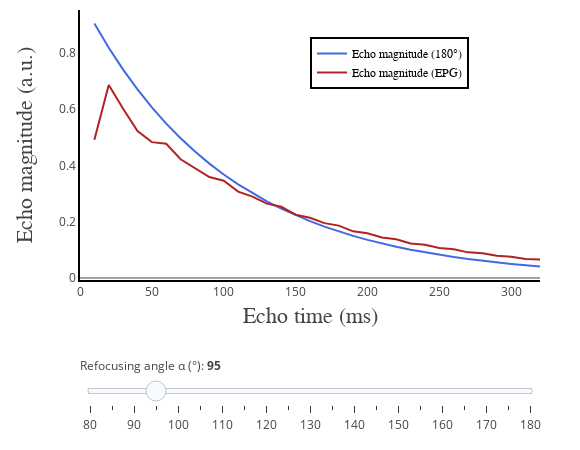

Notebook source saved alongside this figure:
### Code cell
# Python code to generate interactive figure

init_notebook_mode(connected=True)

data1 = [dict(
        visible = False,
        line=dict(color='royalblue'),
        x = t,
        y = np.squeeze(np.asarray(echoes_mono_alpha[ii,:])),
        name = 'Echo magnitude (180°)',
        text = 'Echo magnitude (180°)',
        hoverinfo = 'x+y+text') for ii in range(len(alpha))]

data1[3]['visible'] = True

data2 = [dict(
        visible = False,
        line=dict(color='firebrick'),
        x = t,
        y = np.squeeze(np.asarray(echoes_epg_alpha[ii,:])),
        name = 'Echo magnitude (EPG)',
        text = 'Echo magnitude (EPG)',
        hoverinfo = 'x+y+text') for ii in range(len(alpha))]

data2[3]['visible'] = True

data = data1 + data2

steps = []
for i in range(len(alpha)):
    step = dict(
        method = 'restyle',  
        args = ['visible', [False] * len(data1)],
        label = str(alpha[i])
        )
    step['args'][1][i] = True # Toggle i'th trace to "visible"
    steps.append(step)

sliders=[
    dict(
        x = 0,
        y = -0.09,
        active = 3,
        currentvalue = {"prefix": "Refocusing angle α (°): <b>"},
        pad = {"t": 50, "b": 10},
        steps = steps)]

layout = go.Layout(
    width=580,
    height=450,
    margin=go.layout.Margin(
        l=80,
        r=40,
        b=60,
        t=10,
    ),
    annotations=[
        dict(
            x=0.50,
            y=-0.18,
            showarrow=False,
            text='Echo time (ms)',
            font=dict(
                family='Times New Roman',
                size=22
            ),
            xref='paper',
            yref='paper'
        ),
        dict(
            x=-0.15,
            y=0.5,
            showarrow=False,
            text='Echo magnitude (a.u.)',
            font=dict(
                family='Times New Roman',
                size=22
            ),
            textangle=-90,
            xref='paper',
            yref='paper'
        )
    ],
    xaxis=dict(
        autorange=False,
        range=[0, t[-1]],
        showgrid=False,
        linecolor='black',
        linewidth=2
    ),
    yaxis=dict(
        autorange=True,
        showgrid=False,
        linecolor='black',
        linewidth=2
    ),
    legend=dict(
        x=0.5,
        y=0.9,
        traceorder='normal',
        font=dict(
            family='Times New Roman',
            size=12,
            color='#000'
        ),
        bordercolor='#000000',
        borderwidth=2
    ), 
    sliders=sliders
)

fig = dict(data=data, layout=layout)

iplot(fig, filename = 'basic-line', config = config)

### Figure 1 — Plotly figure (JSON) as saved in the notebook; plotly's stock layout.template omitted (floating-point values rounded to 4 significant figures)
{"data": [{"hoverinfo": "x+y+text", "line": {"color": "royalblue"}, "name": "Echo magnitude (180°)", "text": "Echo magnitude (180°)", "type": "scatter", "uid": "645f8d76-a9fb-4d91-9693-fa99d461ef6d", "visible": false, "x": [10, 20, 30, 40, 50, 60, 70, 80, 90, 100, 110, 120, 130, 140, 150, 160, 170, 180, 190, 200, 210, 220, 230, 240, 250, 260, 270, 280, 290, 300, 310, 320], "y": [0.9048, 0.8187, 0.7408, 0.6703, 0.6065, 0.5488, 0.4966, 0.4493, 0.4066, 0.3679, 0.3329, 0.3012, 0.2725, 0.2466, 0.2231, 0.2019, 0.1827, 0.1653, 0.1496, 0.1353, 0.1225, 0.1108, 0.1003, 0.09072, 0.08208, 0.07427, 0.06721, 0.06081, 0.05502, 0.04979, 0.04505, 0.04076]}, {"hoverinfo": "x+y+text", "line": {"color": "royalblue"}, "name": "Echo magnitude (180°)", "text": "Echo magnitude (180°)", "type": "scatter", "uid": "53ca2de4-4d57-4a32-aac8-1c3a2f4fc5fe", "visible": false, "x": [10, 20, 30, 40, 50, 60, 70, 80, 90, 100, 110, 120, 130, 140, 150, 160, 170, 180, 190, 200, 210, 220, 230, 240, 250, 260, 270, 280, 290, 300, 310, 320], "y": [0.9048, 0.8187, 0.7408, 0.6703, 0.6065, 0.5488, 0.4966, 0.4493, 0.4066, 0.3679, 0.3329, 0.3012, 0.2725, 0.2466, 0.2231, 0.2019, 0.1827, 0.1653, 0.1496, 0.1353, 0.1225, 0.1108, 0.1003, 0.09072, 0.08208, 0.07427, 0.06721, 0.06081, 0.05502, 0.04979, 0.04505, 0.04076]}, {"hoverinfo": "x+y+text", "line": {"color": "royalblue"}, "name": "Echo magnitude (180°)", "text": "Echo magnitude (180°)", "type": "scatter", "uid": "5481d592-023a-4d03-bfec-34c055023dee", "visible": false, "x": [10, 20, 30, 40, 50, 60, 70, 80, 90, 100, 110, 120, 130, 140, 150, 160, 170, 180, 190, 200, 210, 220, 230, 240, 250, 260, 270, 280, 290, 300, 310, 320], "y": [0.9048, 0.8187, 0.7408, 0.6703, 0.6065, 0.5488, 0.4966, 0.4493, 0.4066, 0.3679, 0.3329, 0.3012, 0.2725, 0.2466, 0.2231, 0.2019, 0.1827, 0.1653, 0.1496, 0.1353, 0.1225, 0.1108, 0.1003, 0.09072, 0.08208, 0.07427, 0.06721, 0.06081, 0.05502, 0.04979, 0.04505, 0.04076]}, {"hoverinfo": "x+y+text", "line": {"color": "royalblue"}, "name": "Echo magnitude (180°)", "text": "Echo magnitude (180°)", "type": "scatter", "uid": "abce4d1b-5bda-42a3-a672-8c611d2b4853", "visible": true, "x": [10, 20, 30, 40, 50, 60, 70, 80, 90, 100, 110, 120, 130, 140, 150, 160, 170, 180, 190, 200, 210, 220, 230, 240, 250, 260, 270, 280, 290, 300, 310, 320], "y": [0.9048, 0.8187, 0.7408, 0.6703, 0.6065, 0.5488, 0.4966, 0.4493, 0.4066, 0.3679, 0.3329, 0.3012, 0.2725, 0.2466, 0.2231, 0.2019, 0.1827, 0.1653, 0.1496, 0.1353, 0.1225, 0.1108, 0.1003, 0.09072, 0.08208, 0.07427, 0.06721, 0.06081, 0.05502, 0.04979, 0.04505, 0.04076]}, {"hoverinfo": "x+y+text", "line": {"color": "royalblue"}, "name": "Echo magnitude (180°)", "text": "Echo magnitude (180°)", "type": "scatter", "uid": "99ba4ba2-e2fe-4ec5-850f-db599ab15c88", "visible": false, "x": [10, 20, 30, 40, 50, 60, 70, 80, 90, 100, 110, 120, 130, 140, 150, 160, 170, 180, 190, 200, 210, 220, 230, 240, 250, 260, 270, 280, 290, 300, 310, 320], "y": [0.9048, 0.8187, 0.7408, 0.6703, 0.6065, 0.5488, 0.4966, 0.4493, 0.4066, 0.3679, 0.3329, 0.3012, 0.2725, 0.2466, 0.2231, 0.2019, 0.1827, 0.1653, 0.1496, 0.1353, 0.1225, 0.1108, 0.1003, 0.09072, 0.08208, 0.07427, 0.06721, 0.06081, 0.05502, 0.04979, 0.04505, 0.04076]}, {"hoverinfo": "x+y+text", "line": {"color": "royalblue"}, "name": "Echo magnitude (180°)", "text": "Echo magnitude (180°)", "type": "scatter", "uid": "8e4cc0cc-4989-465c-afae-dfb6657062bb", "visible": false, "x": [10, 20, 30, 40, 50, 60, 70, 80, 90, 100, 110, 120, 130, 140, 150, 160, 170, 180, 190, 200, 210, 220, 230, 240, 250, 260, 270, 280, 290, 300, 310, 320], "y": [0.9048, 0.8187, 0.7408, 0.6703, 0.6065, 0.5488, 0.4966, 0.4493, 0.4066, 0.3679, 0.3329, 0.3012, 0.2725, 0.2466, 0.2231, 0.2019, 0.1827, 0.1653, 0.1496, 0.1353, 0.1225, 0.1108, 0.1003, 0.09072, 0.08208, 0.07427, 0.06721, 0.06081, 0.05502, 0.04979, 0.04505, 0.04076]}, {"hoverinfo": "x+y+text", "line": {"color": "royalblue"}, "name": "Echo magnitude (180°)", "text": "Echo magnitude (180°)", "type": "scatter", "uid": "f8ebd624-b45f-4d5a-97e8-ab0098a373d7", "visible": false, "x": [10, 20, 30, 40, 50, 60, 70, 80, 90, 100, 110, 120, 130, 140, 150, 160, 170, 180, 190, 200, 210, 220, 230, 240, 250, 260, 270, 280, 290, 300, 310, 320], "y": [0.9048, 0.8187, 0.7408, 0.6703, 0.6065, 0.5488, 0.4966, 0.4493, 0.4066, 0.3679, 0.3329, 0.3012, 0.2725, 0.2466, 0.2231, 0.2019, 0.1827, 0.1653, 0.1496, 0.1353, 0.1225, 0.1108, 0.1003, 0.09072, 0.08208, 0.07427, 0.06721, 0.06081, 0.05502, 0.04979, 0.04505, 0.04076]}, {"hoverinfo": "x+y+text", "line": {"color": "royalblue"}, "name": "Echo magnitude (180°)", "text": "Echo magnitude (180°)", "type": "scatter", "uid": "ae096068-a0ea-4a14-99cf-9ecb5d63ffca", "visible": false, "x": [10, 20, 30, 40, 50, 60, 70, 80, 90, 100, 110, 120, 130, 140, 150, 160, 170, 180, 190, 200, 210, 220, 230, 240, 250, 260, 270, 280, 290, 300, 310, 320], "y": [0.9048, 0.8187, 0.7408, 0.6703, 0.6065, 0.5488, 0.4966, 0.4493, 0.4066, 0.3679, 0.3329, 0.3012, 0.2725, 0.2466, 0.2231, 0.2019, 0.1827, 0.1653, 0.1496, 0.1353, 0.1225, 0.1108, 0.1003, 0.09072, 0.08208, 0.07427, 0.06721, 0.06081, 0.05502, 0.04979, 0.04505, 0.04076]}, {"hoverinfo": "x+y+text", "line": {"color": "royalblue"}, "name": "Echo magnitude (180°)", "text": "Echo magnitude (180°)", "type": "scatter", "uid": "06628212-bc60-4460-b019-fc3558a180f3", "visible": false, "x": [10, 20, 30, 40, 50, 60, 70, 80, 90, 100, 110, 120, 130, 140, 150, 160, 170, 180, 190, 200, 210, 220, 230, 240, 250, 260, 270, 280, 290, 300, 310, 320], "y": [0.9048, 0.8187, 0.7408, 0.6703, 0.6065, 0.5488, 0.4966, 0.4493, 0.4066, 0.3679, 0.3329, 0.3012, 0.2725, 0.2466, 0.2231, 0.2019, 0.1827, 0.1653, 0.1496, 0.1353, 0.1225, 0.1108, 0.1003, 0.09072, 0.08208, 0.07427, 0.06721, 0.06081, 0.05502, 0.04979, 0.04505, 0.04076]}, {"hoverinfo": "x+y+text", "line": {"color": "royalblue"}, "name": "Echo magnitude (180°)", "text": "Echo magnitude (180°)", "type": "scatter", "uid": "364835fe-bf32-4354-8c4f-4e23d6803fd6", "visible": false, "x": [10, 20, 30, 40, 50, 60, 70, 80, 90, 100, 110, 120, 130, 140, 150, 160, 170, 180, 190, 200, 210, 220, 230, 240, 250, 260, 270, 280, 290, 300, 310, 320], "y": [0.9048, 0.8187, 0.7408, 0.6703, 0.6065, 0.5488, 0.4966, 0.4493, 0.4066, 0.3679, 0.3329, 0.3012, 0.2725, 0.2466, 0.2231, 0.2019, 0.1827, 0.1653, 0.1496, 0.1353, 0.1225, 0.1108, 0.1003, 0.09072, 0.08208, 0.07427, 0.06721, 0.06081, 0.05502, 0.04979, 0.04505, 0.04076]}, {"hoverinfo": "x+y+text", "line": {"color": "royalblue"}, "name": "Echo magnitude (180°)", "text": "Echo magnitude (180°)", "type": "scatter", "uid": "bcba7374-e321-44cb-836d-75e0bc2304bd", "visible": false, "x": [10, 20, 30, 40, 50, 60, 70, 80, 90, 100, 110, 120, 130, 140, 150, 160, 170, 180, 190, 200, 210, 220, 230, 240, 250, 260, 270, 280, 290, 300, 310, 320], "y": [0.9048, 0.8187, 0.7408, 0.6703, 0.6065, 0.5488, 0.4966, 0.4493, 0.4066, 0.3679, 0.3329, 0.3012, 0.2725, 0.2466, 0.2231, 0.2019, 0.1827, 0.1653, 0.1496, 0.1353, 0.1225, 0.1108, 0.1003, 0.09072, 0.08208, 0.07427, 0.06721, 0.06081, 0.05502, 0.04979, 0.04505, 0.04076]}, {"hoverinfo": "x+y+text", "line": {"color": "royalblue"}, "name": "Echo magnitude (180°)", "text": "Echo magnitude (180°)", "type": "scatter", "uid": "f4313267-f1a9-4122-bd26-24b3cd95975a", "visible": false, "x": [10, 20, 30, 40, 50, 60, 70, 80, 90, 100, 110, 120, 130, 140, 150, 160, 170, 180, 190, 200, 210, 220, 230, 240, 250, 260, 270, 280, 290, 300, 310, 320], "y": [0.9048, 0.8187, 0.7408, 0.6703, 0.6065, 0.5488, 0.4966, 0.4493, 0.4066, 0.3679, 0.3329, 0.3012, 0.2725, 0.2466, 0.2231, 0.2019, 0.1827, 0.1653, 0.1496, 0.1353, 0.1225, 0.1108, 0.1003, 0.09072, 0.08208, 0.07427, 0.06721, 0.06081, 0.05502, 0.04979, 0.04505, 0.04076]}, {"hoverinfo": "x+y+text", "line": {"color": "royalblue"}, "name": "Echo magnitude (180°)", "text": "Echo magnitude (180°)", "type": "scatter", "uid": "bf5039de-7ae7-4bc8-9a26-a308de2af3c9", "visible": false, "x": [10, 20, 30, 40, 50, 60, 70, 80, 90, 100, 110, 120, 130, 140, 150, 160, 170, 180, 190, 200, 210, 220, 230, 240, 250, 260, 270, 280, 290, 300, 310, 320], "y": [0.9048, 0.8187, 0.7408, 0.6703, 0.6065, 0.5488, 0.4966, 0.4493, 0.4066, 0.3679, 0.3329, 0.3012, 0.2725, 0.2466, 0.2231, 0.2019, 0.1827, 0.1653, 0.1496, 0.1353, 0.1225, 0.1108, 0.1003, 0.09072, 0.08208, 0.07427, 0.06721, 0.06081, 0.05502, 0.04979, 0.04505, 0.04076]}, {"hoverinfo": "x+y+text", "line": {"color": "royalblue"}, "name": "Echo magnitude (180°)", "text": "Echo magnitude (180°)", "type": "scatter", "uid": "1bae678c-617c-44ba-a5cf-e1b04aeed871", "visible": false, "x": [10, 20, 30, 40, 50, 60, 70, 80, 90, 100, 110, 120, 130, 140, 150, 160, 170, 180, 190, 200, 210, 220, 230, 240, 250, 260, 270, 280, 290, 300, 310, 320], "y": [0.9048, 0.8187, 0.7408, 0.6703, 0.6065, 0.5488, 0.4966, 0.4493, 0.4066, 0.3679, 0.3329, 0.3012, 0.2725, 0.2466, 0.2231, 0.2019, 0.1827, 0.1653, 0.1496, 0.1353, 0.1225, 0.1108, 0.1003, 0.09072, 0.08208, 0.07427, 0.06721, 0.06081, 0.05502, 0.04979, 0.04505, 0.04076]}, {"hoverinfo": "x+y+text", "line": {"color": "royalblue"}, "name": "Echo magnitude (180°)", "text": "Echo magnitude (180°)", "type": "scatter", "uid": "7e2f05a6-b549-43b7-8c85-a4a472abb3a2", "visible": false, "x": [10, 20, 30, 40, 50, 60, 70, 80, 90, 100, 110, 120, 130, 140, 150, 160, 170, 180, 190, 200, 210, 220, 230, 240, 250, 260, 270, 280, 290, 300, 310, 320], "y": [0.9048, 0.8187, 0.7408, 0.6703, 0.6065, 0.5488, 0.4966, 0.4493, 0.4066, 0.3679, 0.3329, 0.3012, 0.2725, 0.2466, 0.2231, 0.2019, 0.1827, 0.1653, 0.1496, 0.1353, 0.1225, 0.1108, 0.1003, 0.09072, 0.08208, 0.07427, 0.06721, 0.06081, 0.05502, 0.04979, 0.04505, 0.04076]}, {"hoverinfo": "x+y+text", "line": {"color": "royalblue"}, "name": "Echo magnitude (180°)", "text": "Echo magnitude (180°)", "type": "scatter", "uid": "5f15aebe-6ffa-4563-ad5c-8794638b0102", "visible": false, "x": [10, 20, 30, 40, 50, 60, 70, 80, 90, 100, 110, 120, 130, 140, 150, 160, 170, 180, 190, 200, 210, 220, 230, 240, 250, 260, 270, 280, 290, 300, 310, 320], "y": [0.9048, 0.8187, 0.7408, 0.6703, 0.6065, 0.5488, 0.4966, 0.4493, 0.4066, 0.3679, 0.3329, 0.3012, 0.2725, 0.2466, 0.2231, 0.2019, 0.1827, 0.1653, 0.1496, 0.1353, 0.1225, 0.1108, 0.1003, 0.09072, 0.08208, 0.07427, 0.06721, 0.06081, 0.05502, 0.04979, 0.04505, 0.04076]}, {"hoverinfo": "x+y+text", "line": {"color": "royalblue"}, "name": "Echo magnitude (180°)", "text": "Echo magnitude (180°)", "type": "scatter", "uid": "1d9b801e-6659-48df-9624-b456249fbd3b", "visible": false, "x": [10, 20, 30, 40, 50, 60, 70, 80, 90, 100, 110, 120, 130, 140, 150, 160, 170, 180, 190, 200, 210, 220, 230, 240, 250, 260, 270, 280, 290, 300, 310, 320], "y": [0.9048, 0.8187, 0.7408, 0.6703, 0.6065, 0.5488, 0.4966, 0.4493, 0.4066, 0.3679, 0.3329, 0.3012, 0.2725, 0.2466, 0.2231, 0.2019, 0.1827, 0.1653, 0.1496, 0.1353, 0.1225, 0.1108, 0.1003, 0.09072, 0.08208, 0.07427, 0.06721, 0.06081, 0.05502, 0.04979, 0.04505, 0.04076]}, {"hoverinfo": "x+y+text", "line": {"color": "royalblue"}, "name": "Echo magnitude (180°)", "text": "Echo magnitude (180°)", "type": "scatter", "uid": "4fe077c4-53e3-41c6-a3cc-0580f87d1cb4", "visible": false, "x": [10, 20, 30, 40, 50, 60, 70, 80, 90, 100, 110, 120, 130, 140, 150, 160, 170, 180, 190, 200, 210, 220, 230, 240, 250, 260, 270, 280, 290, 300, 310, 320], "y": [0.9048, 0.8187, 0.7408, 0.6703, 0.6065, 0.5488, 0.4966, 0.4493, 0.4066, 0.3679, 0.3329, 0.3012, 0.2725, 0.2466, 0.2231, 0.2019, 0.1827, 0.1653, 0.1496, 0.1353, 0.1225, 0.1108, 0.1003, 0.09072, 0.08208, 0.07427, 0.06721, 0.06081, 0.05502, 0.04979, 0.04505, 0.04076]}, {"hoverinfo": "x+y+text", "line": {"color": "royalblue"}, "name": "Echo magnitude (180°)", "text": "Echo magnitude (180°)", "type": "scatter", "uid": "8a2426a8-d1e2-4013-afdb-02d5e6676849", "visible": false, "x": [10, 20, 30, 40, 50, 60, 70, 80, 90, 100, 110, 120, 130, 140, 150, 160, 170, 180, 190, 200, 210, 220, 230, 240, 250, 260, 270, 280, 290, 300, 310, 320], "y": [0.9048, 0.8187, 0.7408, 0.6703, 0.6065, 0.5488, 0.4966, 0.4493, 0.4066, 0.3679, 0.3329, 0.3012, 0.2725, 0.2466, 0.2231, 0.2019, 0.1827, 0.1653, 0.1496, 0.1353, 0.1225, 0.1108, 0.1003, 0.09072, 0.08208, 0.07427, 0.06721, 0.06081, 0.05502, 0.04979, 0.04505, 0.04076]}, {"hoverinfo": "x+y+text", "line": {"color": "royalblue"}, "name": "Echo magnitude (180°)", "text": "Echo magnitude (180°)", "type": "scatter", "uid": "189f9033-5fd6-4b96-ac60-4aee3f9c791d", "visible": false, "x": [10, 20, 30, 40, 50, 60, 70, 80, 90, 100, 110, 120, 130, 140, 150, 160, 170, 180, 190, 200, 210, 220, 230, 240, 250, 260, 270, 280, 290, 300, 310, 320], "y": [0.9048, 0.8187, 0.7408, 0.6703, 0.6065, 0.5488, 0.4966, 0.4493, 0.4066, 0.3679, 0.3329, 0.3012, 0.2725, 0.2466, 0.2231, 0.2019, 0.1827, 0.1653, 0.1496, 0.1353, 0.1225, 0.1108, 0.1003, 0.09072, 0.08208, 0.07427, 0.06721, 0.06081, 0.05502, 0.04979, 0.04505, 0.04076]}, {"hoverinfo": "x+y+text", "line": {"color": "royalblue"}, "name": "Echo magnitude (180°)", "text": "Echo magnitude (180°)", "type": "scatter", "uid": "1b06c7a6-54e0-4618-b665-3338a8b86dee", "visible": false, "x": [10, 20, 30, 40, 50, 60, 70, 80, 90, 100, 110, 120, 130, 140, 150, 160, 170, 180, 190, 200, 210, 220, 230, 240, 250, 260, 270, 280, 290, 300, 310, 320], "y": [0.9048, 0.8187, 0.7408, 0.6703, 0.6065, 0.5488, 0.4966, 0.4493, 0.4066, 0.3679, 0.3329, 0.3012, 0.2725, 0.2466, 0.2231, 0.2019, 0.1827, 0.1653, 0.1496, 0.1353, 0.1225, 0.1108, 0.1003, 0.09072, 0.08208, 0.07427, 0.06721, 0.06081, 0.05502, 0.04979, 0.04505, 0.04076]}, {"hoverinfo": "x+y+text", "line": {"color": "firebrick"}, "name": "Echo magnitude (EPG)", "text": "Echo magnitude (EPG)", "type": "scatter", "uid": "ff29bd58-8ddd-4385-809e-ec75b6d2c8b5", "visible": false, "x": [10, 20, 30, 40, 50, 60, 70, 80, 90, 100, 110, 120, 130, 140, 150, 160, 170, 180, 190, 200, 210, 220, 230, 240, 250, 260, 270, 280, 290, 300, 310, 320], "y": [0.3739, 0.5742, 0.5572, 0.4879, 0.4222, 0.4152, 0.3926, 0.3703, 0.3279, 0.3121, 0.2906, 0.2793, 0.2513, 0.2373, 0.2185, 0.211, 0.1923, 0.1817, 0.166, 0.1602, 0.1472, 0.1397, 0.1273, 0.1223, 0.1129, 0.1078, 0.09831, 0.09407, 0.0869, 0.08341, 0.07632, 0.07284]}, {"hoverinfo": "x+y+text", "line": {"color": "firebrick"}, "name": "Echo magnitude (EPG)", "text": "Echo magnitude (EPG)", "type": "scatter", "uid": "4d8987fb-0136-4e08-a6af-891a98d64c68", "visible": false, "x": [10, 20, 30, 40, 50, 60, 70, 80, 90, 100, 110, 120, 130, 140, 150, 160, 170, 180, 190, 200, 210, 220, 230, 240, 250, 260, 270, 280, 290, 300, 310, 320], "y": [0.413, 0.6151, 0.5759, 0.4986, 0.4406, 0.439, 0.4071, 0.377, 0.3359, 0.3253, 0.3004, 0.2833, 0.2536, 0.2433, 0.2241, 0.2132, 0.1917, 0.1832, 0.1684, 0.161, 0.1453, 0.1386, 0.1272, 0.1221, 0.1105, 0.1054, 0.09653, 0.0929, 0.08439, 0.08049, 0.07362, 0.07096]}, {"hoverinfo": "x+y+text", "line": {"color": "firebrick"}, "name": "Echo magnitude (EPG)", "text": "Echo magnitude (EPG)", "type": "scatter", "uid": "928e5c26-865f-4296-b7ca-9e7c6826dcd4", "visible": false, "x": [10, 20, 30, 40, 50, 60, 70, 80, 90, 100, 110, 120, 130, 140, 150, 160, 170, 180, 190, 200, 210, 220, 230, 240, 250, 260, 270, 280, 290, 300, 310, 320], "y": [0.4524, 0.6526, 0.5905, 0.5097, 0.4612, 0.4602, 0.4164, 0.383, 0.3466, 0.3375, 0.3054, 0.2854, 0.2582, 0.2498, 0.226, 0.2129, 0.1926, 0.1859, 0.1682, 0.1592, 0.1441, 0.139, 0.1258, 0.1195, 0.1081, 0.1044, 0.09443, 0.08997, 0.08141, 0.07863, 0.07115, 0.06797]}, {"hoverinfo": "x+y+text", "line": {"color": "firebrick"}, "name": "Echo magnitude (EPG)", "text": "Echo magnitude (EPG)", "type": "scatter", "uid": "37639044-0997-48c7-b390-c437692faaf9", "visible": true, "x": [10, 20, 30, 40, 50, 60, 70, 80, 90, 100, 110, 120, 130, 140, 150, 160, 170, 180, 190, 200, 210, 220, 230, 240, 250, 260, 270, 280, 290, 300, 310, 320], "y": [0.4918, 0.6864, 0.6018, 0.5221, 0.483, 0.4774, 0.4221, 0.3906, 0.3587, 0.346, 0.3069, 0.2892, 0.2644, 0.2531, 0.225, 0.214, 0.1949, 0.1861, 0.1658, 0.1587, 0.144, 0.1375, 0.1226, 0.118, 0.1067, 0.1019, 0.09104, 0.08793, 0.07923, 0.07582, 0.06781, 0.0657]}, {"hoverinfo": "x+y+text", "line": {"color": "firebrick"}, "name": "Echo magnitude (EPG)", "text": "Echo magnitude (EPG)", "type": "scatter", "uid": "82f85cf6-5447-4bd8-b347-5672707a224d", "visible": false, "x": [10, 20, 30, 40, 50, 60, 70, 80, 90, 100, 110, 120, 130, 140, 150, 160, 170, 180, 190, 200, 210, 220, 230, 240, 250, 260, 270, 280, 290, 300, 310, 320], "y": [0.531, 0.7164, 0.6106, 0.5362, 0.5045, 0.4897, 0.4262, 0.4008, 0.3698, 0.3499, 0.3084, 0.2953, 0.2685, 0.2528, 0.225, 0.2169, 0.1949, 0.184, 0.1649, 0.1591, 0.1417, 0.1348, 0.1211, 0.1167, 0.1034, 0.09923, 0.08904, 0.08569, 0.07575, 0.07332, 0.0655, 0.06304]}, {"hoverinfo": "x+y+text", "line": {"color": "firebrick"}, "name": "Echo magnitude (EPG)", "text": "Echo magnitude (EPG)", "type": "scatter", "uid": "2b93dd8b-0c27-4624-b373-9a68c7cd3c25", "visible": false, "x": [10, 20, 30, 40, 50, 60, 70, 80, 90, 100, 110, 120, 130, 140, 150, 160, 170, 180, 190, 200, 210, 220, 230, 240, 250, 260, 270, 280, 290, 300, 310, 320], "y": [0.5695, 0.7423, 0.6177, 0.5523, 0.5243, 0.4977, 0.4311, 0.4126, 0.3773, 0.3512, 0.3121, 0.3014, 0.2689, 0.2523, 0.2272, 0.218, 0.1923, 0.1834, 0.165, 0.1572, 0.1387, 0.1339, 0.1192, 0.1136, 0.1008, 0.09773, 0.086, 0.08272, 0.07343, 0.07115, 0.06221, 0.06058]}, {"hoverinfo": "x+y+text", "line": {"color": "firebrick"}, "name": "Echo magnitude (EPG)", "text": "Echo magnitude (EPG)", "type": "scatter", "uid": "2646289c-58b4-46b8-aa8b-a37232e4ea7f", "visible": false, "x": [10, 20, 30, 40, 50, 60, 70, 80, 90, 100, 110, 120, 130, 140, 150, 160, 170, 180, 190, 200, 210, 220, 230, 240, 250, 260, 270, 280, 290, 300, 310, 320], "y": [0.6072, 0.7642, 0.624, 0.5699, 0.5412, 0.5024, 0.438, 0.424, 0.3808, 0.3527, 0.3179, 0.3045, 0.2675, 0.2541, 0.2289, 0.2161, 0.1908, 0.1841, 0.1628, 0.1545, 0.1376, 0.1324, 0.1157, 0.1117, 0.09886, 0.09481, 0.08304, 0.08101, 0.07057, 0.06833, 0.05992, 0.05846]}, {"hoverinfo": "x+y+text", "line": {"color": "firebrick"}, "name": "Echo magnitude (EPG)", "text": "Echo magnitude (EPG)", "type": "scatter", "uid": "8c8e55d1-d157-46bf-9f12-da1edccc5e3b", "visible": false, "x": [10, 20, 30, 40, 50, 60, 70, 80, 90, 100, 110, 120, 130, 140, 150, 160, 170, 180, 190, 200, 210, 220, 230, 240, 250, 260, 270, 280, 290, 300, 310, 320], "y": [0.6436, 0.7822, 0.6302, 0.5884, 0.5544, 0.5055, 0.4472, 0.433, 0.3815, 0.3563, 0.3232, 0.3042, 0.2674, 0.2569, 0.2277, 0.2143, 0.1913, 0.1828, 0.1597, 0.1538, 0.1358, 0.1293, 0.1137, 0.1102, 0.09554, 0.09258, 0.08107, 0.07829, 0.0678, 0.06663, 0.05722, 0.05602]}, {"hoverinfo": "x+y+text", "line": {"color": "firebrick"}, "name": "Echo magnitude (EPG)", "text": "Echo magnitude (EPG)", "type": "scatter", "uid": "1dd07b43-4842-4fce-a2db-5faf22e21006", "visible": false, "x": [10, 20, 30, 40, 50, 60, 70, 80, 90, 100, 110, 120, 130, 140, 150, 160, 170, 180, 190, 200, 210, 220, 230, 240, 250, 260, 270, 280, 290, 300, 310, 320], "y": [0.6786, 0.7965, 0.6369, 0.6069, 0.5636, 0.5086, 0.4577, 0.4383, 0.3819, 0.3618, 0.3257, 0.3028, 0.2696, 0.2577, 0.2251, 0.2147, 0.1907, 0.18, 0.1586, 0.1527, 0.1325, 0.1277, 0.112, 0.1072, 0.0933, 0.09095, 0.07801, 0.07623, 0.06584, 0.06411, 0.0549, 0.05441]}, {"hoverinfo": "x+y+text", "line": {"color": "firebrick"}, "name": "Echo magnitude (EPG)", "text": "Echo magnitude (EPG)", "type": "scatter", "uid": "f09ee180-feb3-4588-bf64-7f4fff06451d", "visible": false, "x": [10, 20, 30, 40, 50, 60, 70, 80, 90, 100, 110, 120, 130, 140, 150, 160, 170, 180, 190, 200, 210, 220, 230, 240, 250, 260, 270, 280, 290, 300, 310, 320], "y": [0.7119, 0.8074, 0.6446, 0.6245, 0.5694, 0.513, 0.468, 0.4402, 0.384, 0.3673, 0.3252, 0.3031, 0.272, 0.2558, 0.2243, 0.2153, 0.188, 0.1786, 0.1579, 0.1498, 0.1307, 0.1264, 0.1089, 0.1054, 0.09152, 0.08821, 0.07602, 0.07452, 0.06313, 0.06244, 0.05297, 0.0522]}, {"hoverinfo": "x+y+text", "line": {"color": "firebrick"}, "name": "Echo magnitude (EPG)", "text": "Echo magnitude (EPG)", "type": "scatter", "uid": "cd23344d-fbbe-408b-85e2-00018570b799", "visible": false, "x": [10, 20, 30, 40, 50, 60, 70, 80, 90, 100, 110, 120, 130, 140, 150, 160, 170, 180, 190, 200, 210, 220, 230, 240, 250, 260, 270, 280, 290, 300, 310, 320], "y": [0.7432, 0.8152, 0.6534, 0.6402, 0.5726, 0.5193, 0.4763, 0.44, 0.3883, 0.3705, 0.3237, 0.3054, 0.2723, 0.2537, 0.2252, 0.2136, 0.1858, 0.1784, 0.1554, 0.1478, 0.1297, 0.1237, 0.107, 0.104, 0.08874, 0.08662, 0.07417, 0.07213, 0.06156, 0.06064, 0.05078, 0.05091]}, {"hoverinfo": "x+y+text", "line": {"color": "firebrick"}, "name": "Echo magnitude (EPG)", "text": "Echo magnitude (EPG)", "type": "scatter", "uid": "4fdbfb43-9dca-4ce5-881e-3931873b562d", "visible": false, "x": [10, 20, 30, 40, 50, 60, 70, 80, 90, 100, 110, 120, 130, 140, 150, 160, 170, 180, 190, 200, 210, 220, 230, 240, 250, 260, 270, 280, 290, 300, 310, 320], "y": [0.7723, 0.8204, 0.6634, 0.6533, 0.5743, 0.527, 0.4818, 0.4397, 0.3938, 0.3707, 0.3237, 0.3078, 0.2705, 0.2535, 0.2255, 0.2109, 0.1857, 0.1768, 0.153, 0.1471, 0.1273, 0.1217, 0.1059, 0.1014, 0.08724, 0.08497, 0.07187, 0.07087, 0.05965, 0.05882, 0.0495, 0.04909]}, {"hoverinfo": "x+y+text", "line": {"color": "firebrick"}, "name": "Echo magnitude (EPG)", "text": "Echo magnitude (EPG)", "type": "scatter", "uid": "8a420476-05de-4610-8506-0c7ef95cc613", "visible": false, "x": [10, 20, 30, 40, 50, 60, 70, 80, 90, 100, 110, 120, 130, 140, 150, 160, 170, 180, 190, 200, 210, 220, 230, 240, 250, 260, 270, 280, 290, 300, 310, 320], "y": [0.799, 0.8235, 0.6744, 0.6635, 0.5758, 0.5353, 0.4844, 0.4408, 0.3987, 0.369, 0.3259, 0.3081, 0.2688, 0.2545, 0.2237, 0.2096, 0.1855, 0.174, 0.1525, 0.1453, 0.1253, 0.1208, 0.1036, 0.09987, 0.08589, 0.08276, 0.0708, 0.06903, 0.05806, 0.05765, 0.04774, 0.04792]}, {"hoverinfo": "x+y+text", "line": {"color": "firebrick"}, "name": "Echo magnitude (EPG)", "text": "Echo magnitude (EPG)", "type": "scatter", "uid": "bc1cec16-19e2-457e-b77e-bafd3654b621", "visible": false, "x": [10, 20, 30, 40, 50, 60, 70, 80, 90, 100, 110, 120, 130, 140, 150, 160, 170, 180, 190, 200, 210, 220, 230, 240, 250, 260, 270, 280, 290, 300, 310, 320], "y": [0.823, 0.8247, 0.686, 0.6704, 0.5778, 0.5429, 0.4848, 0.4437, 0.4015, 0.3675, 0.3289, 0.3063, 0.2692, 0.2543, 0.2218, 0.2097, 0.1837, 0.1726, 0.1518, 0.1428, 0.1248, 0.1187, 0.1022, 0.09866, 0.08398, 0.08168, 0.06928, 0.06748, 0.05713, 0.05591, 0.04687, 0.04656]}, {"hoverinfo": "x+y+text", "line": {"color": "firebrick"}, "name": "Echo magnitude (EPG)", "text": "Echo magnitude (EPG)", "type": "scatter", "uid": "f8a16861-56fc-426f-b76e-c3f122d38771", "visible": false, "x": [10, 20, 30, 40, 50, 60, 70, 80, 90, 100, 110, 120, 130, 140, 150, 160, 170, 180, 190, 200, 210, 220, 230, 240, 250, 260, 270, 280, 290, 300, 310, 320], "y": [0.8442, 0.8247, 0.6979, 0.6743, 0.5812, 0.5489, 0.4846, 0.4477, 0.402, 0.3676, 0.3309, 0.304, 0.2709, 0.2522, 0.2216, 0.2088, 0.182, 0.1722, 0.15, 0.1417, 0.1237, 0.1167, 0.1017, 0.09656, 0.08331, 0.0801, 0.06811, 0.06644, 0.05578, 0.05498, 0.04579, 0.04542]}, {"hoverinfo": "x+y+text", "line": {"color": "firebrick"}, "name": "Echo magnitude (EPG)", "text": "Echo magnitude (EPG)", "type": "scatter", "uid": "3b7cf541-be54-455c-b57e-f8817b54335f", "visible": false, "x": [10, 20, 30, 40, 50, 60, 70, 80, 90, 100, 110, 120, 130, 140, 150, 160, 170, 180, 190, 200, 210, 220, 230, 240, 250, 260, 270, 280, 290, 300, 310, 320], "y": [0.8624, 0.8238, 0.7093, 0.6757, 0.5858, 0.5525, 0.4849, 0.4512, 0.4012, 0.3692, 0.3309, 0.3032, 0.2719, 0.25, 0.2226, 0.2066, 0.1821, 0.1707, 0.149, 0.1408, 0.1223, 0.1159, 0.1005, 0.09538, 0.08254, 0.07854, 0.0677, 0.06483, 0.05536, 0.05365, 0.04517, 0.04446]}, {"hoverinfo": "x+y+text", "line": {"color": "firebrick"}, "name": "Echo magnitude (EPG)", "text": "Echo magnitude (EPG)", "type": "scatter", "uid": "accf7ea8-d250-41d0-b24a-190d1de160eb", "visible": false, "x": [10, 20, 30, 40, 50, 60, 70, 80, 90, 100, 110, 120, 130, 140, 150, 160, 170, 180, 190, 200, 210, 220, 230, 240, 250, 260, 270, 280, 290, 300, 310, 320], "y": [0.8776, 0.8225, 0.7197, 0.6753, 0.5913, 0.5535, 0.4865, 0.4532, 0.4007, 0.3709, 0.3299, 0.3038, 0.2713, 0.2492, 0.2227, 0.2048, 0.1825, 0.1686, 0.1493, 0.1389, 0.1221, 0.1146, 0.09978, 0.09441, 0.08162, 0.07775, 0.06682, 0.06399, 0.05472, 0.05267, 0.04479, 0.04338]}, {"hoverinfo": "x+y+text", "line": {"color": "firebrick"}, "name": "Echo magnitude (EPG)", "text": "Echo magnitude (EPG)", "type": "scatter", "uid": "725f669e-f68a-4993-877b-641df65783c3", "visible": false, "x": [10, 20, 30, 40, 50, 60, 70, 80, 90, 100, 110, 120, 130, 140, 150, 160, 170, 180, 190, 200, 210, 220, 230, 240, 250, 260, 270, 280, 290, 300, 310, 320], "y": [0.8894, 0.8211, 0.7285, 0.6739, 0.597, 0.5527, 0.4895, 0.4532, 0.4015, 0.3714, 0.3295, 0.3043, 0.2704, 0.2493, 0.2219, 0.2043, 0.182, 0.1676, 0.1492, 0.1375, 0.1222, 0.113, 0.09994, 0.09287, 0.08169, 0.07642, 0.06673, 0.06292, 0.05447, 0.05182, 0.04445, 0.04269]}, {"hoverinfo": "x+y+text", "line": {"color": "firebrick"}, "name": "Echo magnitude (EPG)", "text": "Echo magnitude (EPG)", "type": "scatter", "uid": "ef9b7bf8-b2b3-45d5-b3ec-69d24b211000", "visible": false, "x": [10, 20, 30, 40, 50, 60, 70, 80, 90, 100, 110, 120, 130, 140, 150, 160, 170, 180, 190, 200, 210, 220, 230, 240, 250, 260, 270, 280, 290, 300, 310, 320], "y": [0.898, 0.8198, 0.7352, 0.6721, 0.6019, 0.551, 0.4929, 0.4517, 0.4036, 0.3703, 0.3305, 0.3035, 0.2706, 0.2488, 0.2216, 0.2039, 0.1815, 0.1671, 0.1486, 0.137, 0.1217, 0.1123, 0.09963, 0.0921, 0.08154, 0.07554, 0.06672, 0.06199, 0.05456, 0.05089, 0.0446, 0.0418]}, {"hoverinfo": "x+y+text", "line": {"color": "firebrick"}, "name": "Echo magnitude (EPG)", "text": "Echo magnitude (EPG)", "type": "scatter", "uid": "204dbf02-5b87-42f4-ab63-19e0e16d1a38", "visible": false, "x": [10, 20, 30, 40, 50, 60, 70, 80, 90, 100, 110, 120, 130, 140, 150, 160, 170, 180, 190, 200, 210, 220, 230, 240, 250, 260, 270, 280, 290, 300, 310, 320], "y": [0.9031, 0.819, 0.7394, 0.6708, 0.6053, 0.5494, 0.4956, 0.45, 0.4057, 0.3686, 0.3321, 0.302, 0.2718, 0.2474, 0.2225, 0.2027, 0.1821, 0.166, 0.149, 0.1361, 0.122, 0.1115, 0.09979, 0.09137, 0.08164, 0.07489, 0.06679, 0.06139, 0.05463, 0.05034, 0.04467, 0.04128]}, {"hoverinfo": "x+y+text", "line": {"color": "firebrick"}, "name": "Echo magnitude (EPG)", "text": "Echo magnitude (EPG)", "type": "scatter", "uid": "cd4f8247-a2ce-4b4a-8021-8be0a1fa6eb7", "visible": false, "x": [10, 20, 30, 40, 50, 60, 70, 80, 90, 100, 110, 120, 130, 140, 150, 160, 170, 180, 190, 200, 210, 220, 230, 240, 250, 260, 270, 280, 290, 300, 310, 320], "y": [0.9048, 0.8187, 0.7408, 0.6703, 0.6065, 0.5488, 0.4966, 0.4493, 0.4066, 0.3679, 0.3329, 0.3012, 0.2725, 0.2466, 0.2231, 0.2019, 0.1827, 0.1653, 0.1496, 0.1353, 0.1225, 0.1108, 0.1003, 0.09072, 0.08208, 0.07427, 0.06721, 0.06081, 0.05502, 0.04979, 0.04505, 0.04076]}], "layout": {"annotations": [{"font": {"family": "Times New Roman", "size": 22}, "showarrow": false, "text": "Echo time (ms)", "x": 0.5, "xref": "paper", "y": -0.18, "yref": "paper"}, {"font": {"family": "Times New Roman", "size": 22}, "showarrow": false, "text": "Echo magnitude (a.u.)", "textangle": -90, "x": -0.15, "xref": "paper", "y": 0.5, "yref": "paper"}], "height": 450, "legend": {"bordercolor": "#000000", "borderwidth": 2, "font": {"color": "#000", "family": "Times New Roman", "size": 12}, "traceorder": "normal", "x": 0.5, "y": 0.9}, "margin": {"b": 60, "l": 80, "r": 40, "t": 10}, "sliders": [{"active": 3, "currentvalue": {"prefix": "Refocusing angle α (°): <b>"}, "pad": {"b": 10, "t": 50}, "steps": [{"args": ["visible", [true, false, false, false, false, false, false, false, false, false, false, false, false, false, false, false, false, false, false, false, false]], "label": "80", "method": "restyle"}, {"args": ["visible", [false, true, false, false, false, false, false, false, false, false, false, false, false, false, false, false, false, false, false, false, false]], "label": "85", "method": "restyle"}, {"args": ["visible", [false, false, true, false, false, false, false, false, false, false, false, false, false, false, false, false, false, false, false, false, false]], "label": "90", "method": "restyle"}, {"args": ["visible", [false, false, false, true, false, false, false, false, false, false, false, false, false, false, false, false, false, false, false, false, false]], "label": "95", "method": "restyle"}, {"args": ["visible", [false, false, false, false, true, false, false, false, false, false, false, false, false, false, false, false, false, false, false, false, false]], "label": "100", "method": "restyle"}, {"args": ["visible", [false, false, false, false, false, true, false, false, false, false, false, false, false, false, false, false, false, false, false, false, false]], "label": "105", "method": "restyle"}, {"args": ["visible", [false, false, false, false, false, false, true, false, false, false, false, false, false, false, false, false, false, false, false, false, false]], "label": "110", "method": "restyle"}, {"args": ["visible", [false, false, false, false, false, false, false, true, false, false, false, false, false, false, false, false, false, false, false, false, false]], "label": "115", "method": "restyle"}, {"args": ["visible", [false, false, false, false, false, false, false, false, true, false, false, false, false, false, false, false, false, false, false, false, false]], "label": "120", "method": "restyle"}, {"args": ["visible", [false, false, false, false, false, false, false, false, false, true, false, false, false, false, false, false, false, false, false, false, false]], "label": "125", "method": "restyle"}, {"args": ["visible", [false, false, false, false, false, false, false, false, false, false, true, false, false, false, false, false, false, false, false, false, false]], "label": "130", "method": "restyle"}, {"args": ["visible", [false, false, false, false, false, false, false, false, false, false, false, true, false, false, false, false, false, false, false, false, false]], "label": "135", "method": "restyle"}, {"args": ["visible", [false, false, false, false, false, false, false, false, false, false, false, false, true, false, false, false, false, false, false, false, false]], "label": "140", "method": "restyle"}, {"args": ["visible", [false, false, false, false, false, false, false, false, false, false, false, false, false, true, false, false, false, false, false, false, false]], "label": "145", "method": "restyle"}, {"args": ["visible", [false, false, false, false, false, false, false, false, false, false, false, false, false, false, true, false, false, false, false, false, false]], "label": "150", "method": "restyle"}, {"args": ["visible", [false, false, false, false, false, false, false, false, false, false, false, false, false, false, false, true, false, false, false, false, false]], "label": "155", "method": "restyle"}, {"args": ["visible", [false, false, false, false, false, false, false, false, false, false, false, false, false, false, false, false, true, false, false, false, false]], "label": "160", "method": "restyle"}, {"args": ["visible", [false, false, false, false, false, false, false, false, false, false, false, false, false, false, false, false, false, true, false, false, false]], "label": "165", "method": "restyle"}, {"args": ["visible", [false, false, false, false, false, false, false, false, false, false, false, false, false, false, false, false, false, false, true, false, false]], "label": "170", "method": "restyle"}, {"args": ["visible", [false, false, false, false, false, false, false, false, false, false, false, false, false, false, false, false, false, false, false, true, false]], "label": "175", "method": "restyle"}, {"args": ["visible", [false, false, false, false, false, false, false, false, false, false, false, false, false, false, false, false, false, false, false, false, true]], "label": "180", "method": "restyle"}], "x": 0, "y": -0.09}], "width": 580, "xaxis": {"autorange": false, "linecolor": "black", "linewidth": 2, "range": [0, 320], "showgrid": false}, "yaxis": {"autorange": true, "linecolor": "black", "linewidth": 2, "showgrid": false}}}
